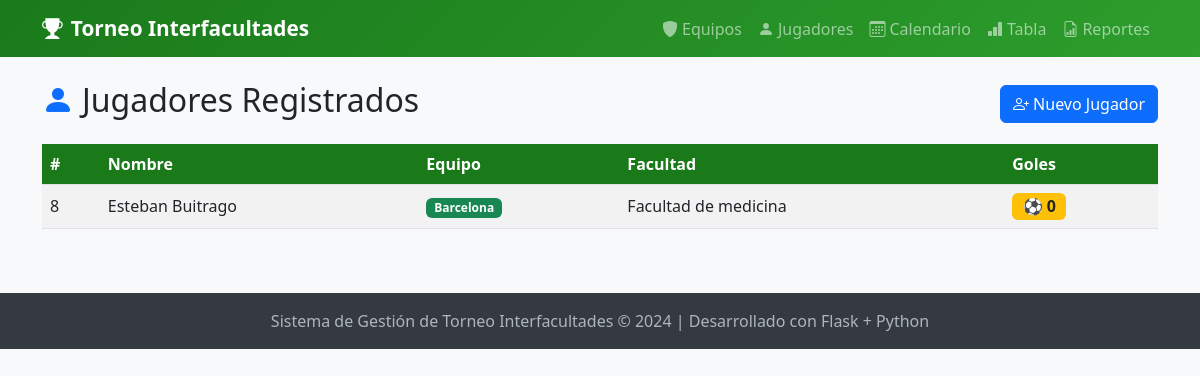
Page /jugadores on the committed database.
### models.py (models this page shows, shortened)
class Jugador(db.Model):
    __tablename__ = 'jugadores'
    id = db.Column(db.Integer, primary_key=True)
    nombre = db.Column(db.String(100), nullable=False)
    numero = db.Column(db.Integer)
    goles = db.Column(db.Integer, default=0)
    equipo_id = db.Column(db.Integer, db.ForeignKey('equipos.id'), nullable=False)

class Equipo(db.Model):
    __tablename__ = 'equipos'
    id = db.Column(db.Integer, primary_key=True)
    nombre = db.Column(db.String(100), unique=True, nullable=False)
    facultad = db.Column(db.String(100), nullable=False)
    puntos = db.Column(db.Integer, default=0)
    partidos_jugados = db.Column(db.Integer, default=0)
    partidos_ganados = db.Column(db.Integer, default=0)
    partidos_empatados = db.Column(db.Integer, default=0)
    partidos_perdidos = db.Column(db.Integer, default=0)
    goles_favor = db.Column(db.Integer, default=0)
    goles_contra = db.Column(db.Integer, default=0)
    jugadores = db.relationship('Jugador', backref='equipo', lazy=True)

### app.py (the view)
@app.route('/jugadores')
def listar_jugadores():
    jugadores = Jugador.query.all()
    return render_template('jugadores/listar.html', jugadores=jugadores)

### templates/jugadores/listar.html
{% extends 'base.html' %}
{% block content %}
<div class="d-flex justify-content-between align-items-center mb-3">
    <h2><i class="bi bi-person-fill text-primary me-2"></i>Jugadores Registrados</h2>
    <a href="{{ url_for('nuevo_jugador') }}" class="btn btn-primary"><i class="bi bi-person-plus me-1"></i>Nuevo Jugador</a>
</div>
{% if jugadores %}
<div class="table-responsive">
    <table class="table table-striped table-hover align-middle">
        <thead>
            <tr><th>#</th><th>Nombre</th><th>Equipo</th><th>Facultad</th><th>Goles</th></tr>
        </thead>
        <tbody>
            {% for j in jugadores %}
            <tr>
                <td>{{ j.numero or '-' }}</td>
                <td>{{ j.nombre }}</td>
                <td><span class="badge bg-success">{{ j.equipo.nombre }}</span></td>
                <td>{{ j.equipo.facultad }}</td>
                <td><span class="badge bg-warning text-dark fs-6">⚽ {{ j.goles }}</span></td>
            </tr>
            {% endfor %}
        </tbody>
    </table>
</div>
{% else %}
<div class="alert alert-info">No hay jugadores registrados. <a href="{{ url_for('nuevo_jugador') }}">¡Agrega el primero!</a></div>
{% endif %}
{% endblock %}

### templates/base.html (style rules this page uses)
body { background-color: #f8f9fa; }
.table thead th { background-color: #1a7a1a; color: white; }

### rows in the picture
Jugador: numero "8", nombre "Esteban Buitrago", equipo.nombre "Barcelona", equipo.facultad "Facultad de medicina", goles "0"
